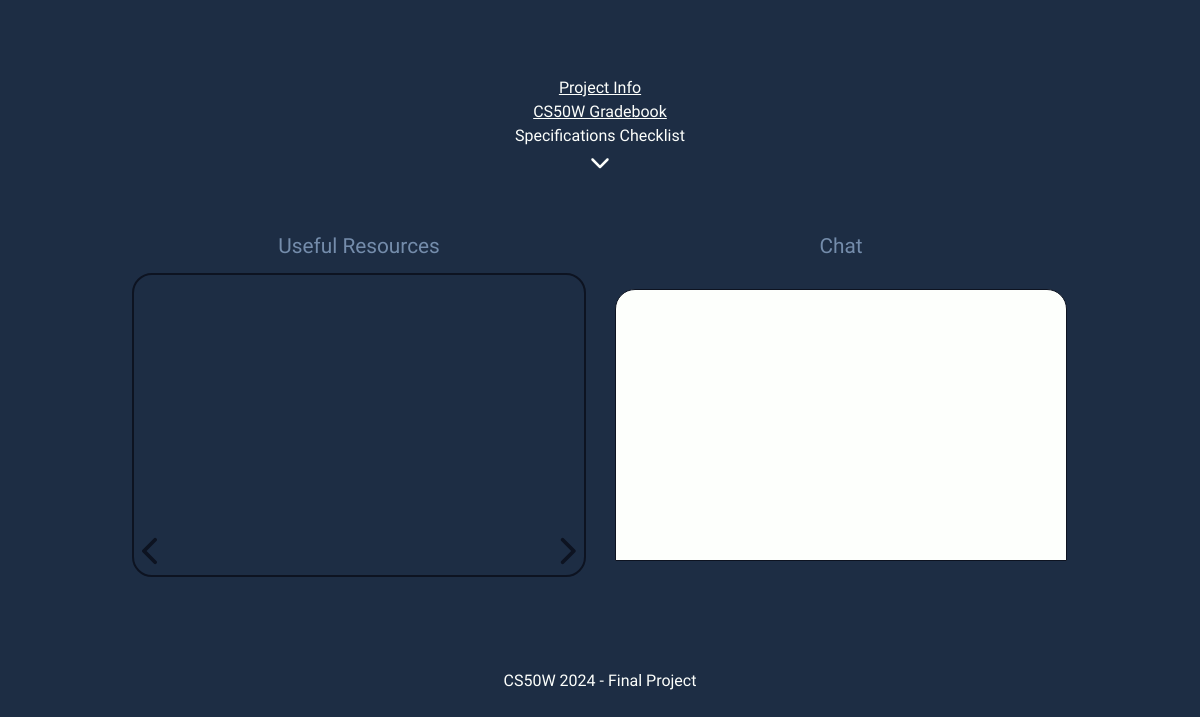
Before: /project/2 with the older database file.
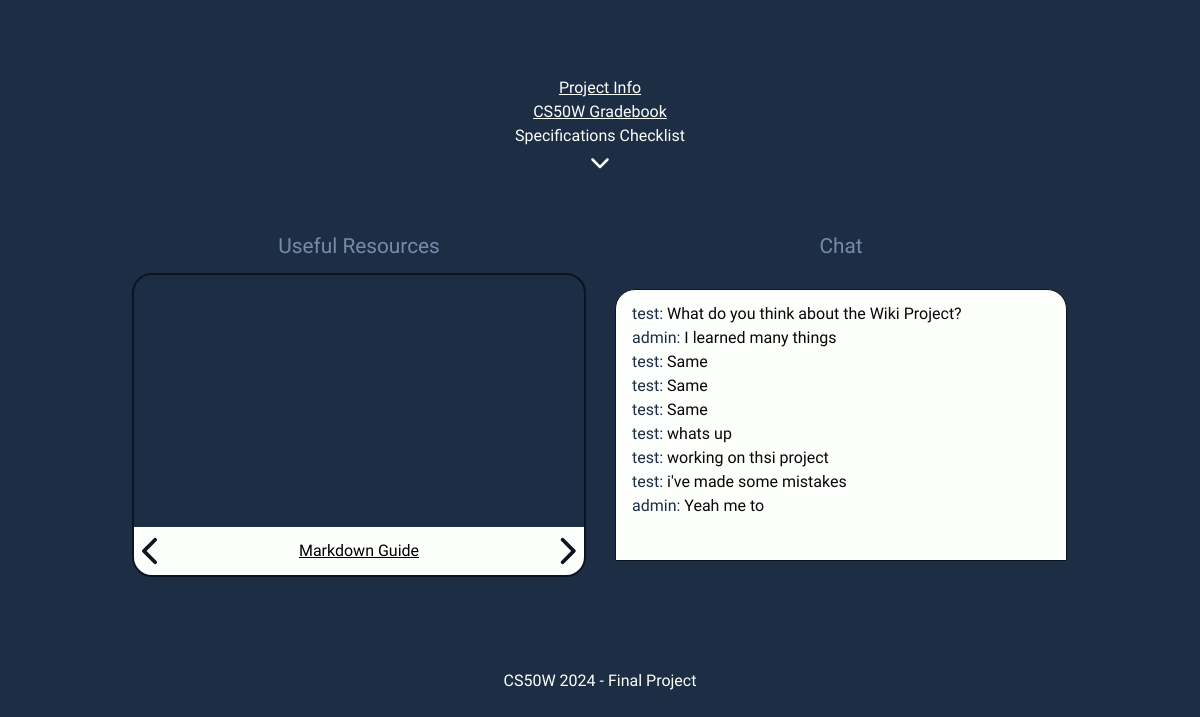
After: the same page with the newer database file.
### final/models.py (models this page shows)
class Media(models.Model):
    project = models.ForeignKey(Project, max_length=150,  null=True, on_delete=models.CASCADE)
    url = models.CharField(max_length = 500)
    resourceTitle = models.CharField(max_length = 150)
    resource = models.CharField(max_length = 500)

class Message(models.Model):
    author = models.ForeignKey(User, on_delete=models.CASCADE, blank=True, null=True, related_name="author")
    project = models.ForeignKey(Project, on_delete=models.CASCADE, blank=True, null=True, related_name="project")
    content = models.CharField(max_length=150)

class User(AbstractUser):
    pass

### final/views.py (the view)
# urls.py: path("project/<int:id>", views.project, name="project"),
def project(request, id, *args, **kwargs):
    project = Project.objects.get(pk=id)
    resources = Media.objects.filter(project=project)
    savedComments = Message.objects.filter(project = project)
    listItems = CheckList.objects.filter(project=project)
    return render(request, "final/project.html" ,{
        "project": project,
        "resources": resources,
        "savedComments": savedComments,
        "listItems": listItems,
    })

### final/templates/final/project.html (shortened to what this page needs)
{% extends "final/layout.html" %}
{% load static %}
{% block body %}
<div id="project-info">
    <a class="project-link" href="{{project.link}}">Project Info</a>
    <a class="project-link" href="https://cs50.me/cs50w">CS50W Gradebook</a>
            <h1 class="project-link">Specifications Checklist</h1>
</div>
<div id="project-page" >
    <div class="info-container">
        <h1 class="title">Useful Resources</h1>
            <div class="carousel">
                {% for resource in resources %}
                    <a class="carousel-title" href="{{resource.resource}}">{{resource.resourceTitle}}</a>
                {% endfor %}
            </div>
    </div>
    <div id="chat-container">
        <h1 class="title">Chat</h1>
        <div id="message-box">
            {% for savedComment in savedComments %}
            {% if user == savedComment.author%}
                <h2 class="messages"><span style="color: #748CAB">Me: </span>{{savedComment.content}}</h2>
            {% else %}
                <h2 class="messages"><span style="color: #1D2D44">{{savedComment.author}}: </span>{{savedComment.content}}</h2>
            {% endif %}
            {% endfor %}
        </div>
    </div>
</div>
<div class="footer">
    <h1 class="welcome">CS50W 2024 - Final Project</h1>
</div>
{% endblock %}

### final/templates/final/layout.html (shortened to what this page needs)
{% load static %}
<!DOCTYPE html>
<html lang="en">
<head>
    <link href="{% static 'final/reset.css' %}" rel="stylesheet">
    <link href="{% static 'final/styles.css' %}" rel="stylesheet">
</head>
<body>
    {% block body %}
    {% endblock %}
</body>
</html>

### final/static/final/styles.css (style rules this page uses)
html { background-color: #1D2D44; }
a { text-align: center; color: #FDFFFC; }
.footer { padding-top: 6rem; display: flex; justify-content: center; width: 100%; height: 2rem; font-size: 1rem; font-family: "Ubuntu", sans-serif; font-weight: 400; color: #FDFFFC; }
.title { text-align: center; font-size: 1.3rem; font-family: "Ubuntu", sans-serif; font-weight: 400; margin-bottom: 1rem; color: #748CAB; }
#project-info { display: grid; justify-items: center; padding-top: 5rem; }
.project-link { text-align: center; font-family: "Ubuntu", sans-serif; font-weight: 400; font-size: 1rem; margin-bottom: 0.5rem; color: #FDFFFC; transition: all 0.5s ease-in-out; cursor: pointer; }
#project-page { display: flex; justify-content: center; gap: 2rem; flex-wrap: wrap; margin-top: 3rem; margin-left: 3rem; margin-right: 3rem; }
.info-container { width: 450px; }
.carousel { position: relative; left: 50%; transform: translateX(-50%); width: 100%; height: 300px; overflow: hidden; border-radius: 20px; border: 2px solid #0D1321; }
.carousel-title { position: absolute; z-index: 100; color: black; display: none; left: 0px; bottom:0px; opacity: 0.8; width: 100%; height: 3rem; background-color: #FDFFFC; transition: all 0.5s ease-in-out; font-family: "Ubuntu", sans-serif; font-weight: 400; font-size: 1rem; align-content: space-around; }
.active { display: block; opacity: 1; }
.prev { position: absolute; top: 50%; left: 0px; z-index: 100; top: 87%; height: 30px; padding-left: 0.5rem; cursor: pointer; fill: #0D1321; }
.next { position: absolute; z-index: 100; top: 87%; height: 30px; padding-right: 0.5rem; right: 0px; cursor: pointer; fill: #0D1321; }
#chat-container { display: grid; justify-items: center; width: 450px; }
#message-box { width: 100%; height: 270px; background-color: #FDFFFC; border: 1px solid #0D1321; border-top-left-radius:20px; border-top-right-radius:20px; overflow-y: scroll; }
.messages { color: #070707; margin-left: 1rem; font-family: "Ubuntu", sans-serif; font-weight: 400; height: fit-content; margin-bottom: 0.5rem; }
.messages:first-child { margin-top: 1rem; }
#checklist-toggle { width: 20px; cursor: pointer; margin-bottom: 1rem; fill: #FDFFFC }

Changed rows visible on the page:
added Media: resourceTitle "Markdown Guide"
added Message: author "test", content "What do you think about the Wiki Project?"
added Message: author "admin", content "I learned many things"
added Message: author "test", content "Same"
added Message: author "test", content "Same"
added Message: author "test", content "Same"
added Message: author "test", content "whats up"
added Message: author "test", content "working on thsi project"
added Message: author "test", content "i've made some mistakes"
added Message: author "admin", content "Yeah me to"
